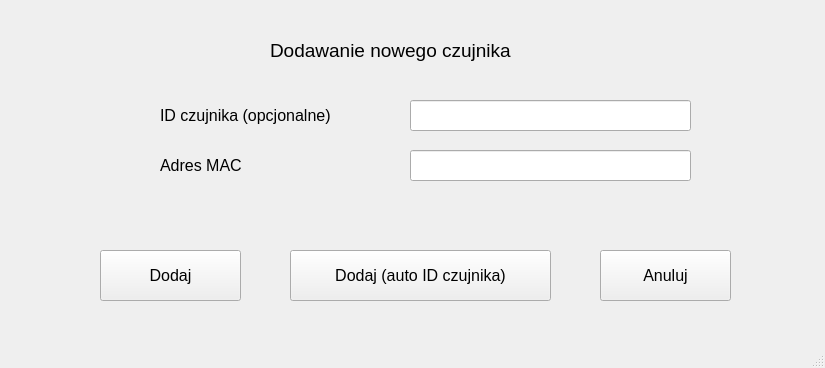
<?xml version="1.0" encoding="UTF-8"?>
<ui version="4.0">
 <class>MainWindow</class>
 <widget class="QMainWindow" name="MainWindow">
  <property name="geometry">
   <rect>
    <x>0</x>
    <y>0</y>
    <width>825</width>
    <height>368</height>
   </rect>
  </property>
  <property name="windowTitle">
   <string>MainWindow</string>
  </property>
  <widget class="QWidget" name="centralwidget">
   <widget class="QPushButton" name="pushButtonAdd">
    <property name="geometry">
     <rect>
      <x>100</x>
      <y>250</y>
      <width>141</width>
      <height>51</height>
     </rect>
    </property>
    <property name="font">
     <font>
      <pointsize>12</pointsize>
     </font>
    </property>
    <property name="text">
     <string>Dodaj</string>
    </property>
   </widget>
   <widget class="QPushButton" name="pushButtonAbort">
    <property name="geometry">
     <rect>
      <x>600</x>
      <y>250</y>
      <width>131</width>
      <height>51</height>
     </rect>
    </property>
    <property name="font">
     <font>
      <pointsize>12</pointsize>
     </font>
    </property>
    <property name="text">
     <string>Anuluj</string>
    </property>
   </widget>
   <widget class="QLineEdit" name="macLineEdit">
    <property name="geometry">
     <rect>
      <x>410</x>
      <y>150</y>
      <width>281</width>
      <height>31</height>
     </rect>
    </property>
    <property name="font">
     <font>
      <pointsize>12</pointsize>
     </font>
    </property>
   </widget>
   <widget class="QLabel" name="macLabel">
    <property name="geometry">
     <rect>
      <x>160</x>
      <y>150</y>
      <width>201</width>
      <height>31</height>
     </rect>
    </property>
    <property name="font">
     <font>
      <pointsize>12</pointsize>
     </font>
    </property>
    <property name="text">
     <string>Adres MAC</string>
    </property>
   </widget>
   <widget class="QLabel" name="sensorIDLabel">
    <property name="geometry">
     <rect>
      <x>160</x>
      <y>100</y>
      <width>221</width>
      <height>31</height>
     </rect>
    </property>
    <property name="font">
     <font>
      <pointsize>12</pointsize>
     </font>
    </property>
    <property name="text">
     <string>ID czujnika (opcjonalne)</string>
    </property>
   </widget>
   <widget class="QLineEdit" name="sensorIDLineEdit">
    <property name="geometry">
     <rect>
      <x>410</x>
      <y>100</y>
      <width>281</width>
      <height>31</height>
     </rect>
    </property>
    <property name="font">
     <font>
      <pointsize>12</pointsize>
     </font>
    </property>
   </widget>
   <widget class="QLabel" name="label">
    <property name="geometry">
     <rect>
      <x>270</x>
      <y>30</y>
      <width>291</width>
      <height>41</height>
     </rect>
    </property>
    <property name="font">
     <font>
      <pointsize>14</pointsize>
     </font>
    </property>
    <property name="text">
     <string>Dodawanie nowego czujnika</string>
    </property>
   </widget>
   <widget class="QPushButton" name="pushButtonAddDefaultID">
    <property name="geometry">
     <rect>
      <x>290</x>
      <y>250</y>
      <width>261</width>
      <height>51</height>
     </rect>
    </property>
    <property name="font">
     <font>
      <pointsize>12</pointsize>
     </font>
    </property>
    <property name="text">
     <string>Dodaj (auto ID czujnika)</string>
    </property>
   </widget>
  </widget>
  <widget class="QMenuBar" name="menubar">
   <property name="geometry">
    <rect>
     <x>0</x>
     <y>0</y>
     <width>825</width>
     <height>21</height>
    </rect>
   </property>
  </widget>
  <widget class="QStatusBar" name="statusbar"/>
 </widget>
 <tabstops>
  <tabstop>macLineEdit</tabstop>
  <tabstop>pushButtonAdd</tabstop>
  <tabstop>pushButtonAbort</tabstop>
 </tabstops>
 <resources/>
 <connections/>
</ui>
